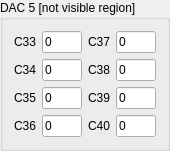
       <widget class="QGroupBox" name="groupBox_11">
        <property name="geometry">
         <rect>
          <x>175</x>
          <y>253</y>
          <width>160</width>
          <height>135</height>
         </rect>
        </property>
        <property name="maximumSize">
         <size>
          <width>170</width>
          <height>150</height>
         </size>
        </property>
        <property name="title">
         <string>DAC 5 [not visible region]</string>
        </property>
        <layout class="QGridLayout" name="gridLayout_24">
         <item row="0" column="1" colspan="2">
          <layout class="QVBoxLayout" name="verticalLayout_8">
           <item>
            <layout class="QGridLayout" name="gridLayout_25">
             <item row="1" column="0">
              <widget class="QLabel" name="label_52">
               <property name="text">
                <string>C34</string>
               </property>
              </widget>
             </item>
             <item row="2" column="0">
              <widget class="QLabel" name="label_53">
               <property name="text">
                <string>C35</string>
               </property>
              </widget>
             </item>
             <item row="3" column="0">
              <widget class="QLabel" name="label_54">
               <property name="text">
                <string>C36</string>
               </property>
              </widget>
             </item>
             <item row="0" column="1">
              <widget class="QLineEdit" name="dac05channel33">
               <property name="sizePolicy">
                <sizepolicy hsizetype="Fixed" vsizetype="Fixed">
                 <horstretch>0</horstretch>
                 <verstretch>0</verstretch>
                </sizepolicy>
               </property>
               <property name="maximumSize">
                <size>
                 <width>40</width>
                 <height>16777215</height>
                </size>
               </property>
               <property name="text">
                <string>0</string>
               </property>
              </widget>
             </item>
             <item row="1" column="1">
              <widget class="QLineEdit" name="dac05channel34">
               <property name="sizePolicy">
                <sizepolicy hsizetype="Fixed" vsizetype="Fixed">
                 <horstretch>0</horstretch>
                 <verstretch>0</verstretch>
                </sizepolicy>
               </property>
               <property name="maximumSize">
                <size>
                 <width>40</width>
                 <height>16777215</height>
                </size>
               </property>
               <property name="text">
                <string>0</string>
               </property>
              </widget>
             </item>
             <item row="2" column="1">
              <widget class="QLineEdit" name="dac05channel35">
               <property name="sizePolicy">
                <sizepolicy hsizetype="Fixed" vsizetype="Fixed">
                 <horstretch>0</horstretch>
                 <verstretch>0</verstretch>
                </sizepolicy>
               </property>
               <property name="maximumSize">
                <size>
                 <width>40</width>
                 <height>16777215</height>
                </size>
               </property>
               <property name="text">
                <string>0</string>
               </property>
              </widget>
             </item>
             <item row="3" column="1">
              <widget class="QLineEdit" name="dac05channel36">
               <property name="sizePolicy">
                <sizepolicy hsizetype="Fixed" vsizetype="Fixed">
                 <horstretch>0</horstretch>
                 <verstretch>0</verstretch>
                </sizepolicy>
               </property>
               <property name="maximumSize">
                <size>
                 <width>40</width>
                 <height>16777215</height>
                </size>
               </property>
               <property name="text">
                <string>0</string>
               </property>
              </widget>
             </item>
             <item row="0" column="2">
              <widget class="QLabel" name="label_55">
               <property name="text">
                <string>C37</string>
               </property>
              </widget>
             </item>
             <item row="1" column="2">
              <widget class="QLabel" name="label_56">
               <property name="text">
                <string>C38</string>
               </property>
              </widget>
             </item>
             <item row="2" column="2">
              <widget class="QLabel" name="label_57">
               <property name="text">
                <string>C39</string>
               </property>
              </widget>
             </item>
             <item row="3" column="2">
              <widget class="QLabel" name="label_58">
               <property name="text">
                <string>C40</string>
               </property>
              </widget>
             </item>
             <item row="0" column="3">
              <widget class="QLineEdit" name="dac05channel37">
               <property name="sizePolicy">
                <sizepolicy hsizetype="Fixed" vsizetype="Fixed">
                 <horstretch>0</horstretch>
                 <verstretch>0</verstretch>
                </sizepolicy>
               </property>
               <property name="maximumSize">
                <size>
                 <width>40</width>
                 <height>16777215</height>
                </size>
               </property>
               <property name="text">
                <string>0</string>
               </property>
              </widget>
             </item>
             <item row="1" column="3">
              <widget class="QLineEdit" name="dac05channel38">
               <property name="sizePolicy">
                <sizepolicy hsizetype="Fixed" vsizetype="Fixed">
                 <horstretch>0</horstretch>
                 <verstretch>0</verstretch>
                </sizepolicy>
               </property>
               <property name="maximumSize">
                <size>
                 <width>40</width>
                 <height>16777215</height>
                </size>
               </property>
               <property name="text">
                <string>0</string>
               </property>
              </widget>
             </item>
             <item row="2" column="3">
              <widget class="QLineEdit" name="dac05channel39">
               <property name="sizePolicy">
                <sizepolicy hsizetype="Fixed" vsizetype="Fixed">
                 <horstretch>0</horstretch>
                 <verstretch>0</verstretch>
                </sizepolicy>
               </property>
               <property name="maximumSize">
                <size>
                 <width>40</width>
                 <height>16777215</height>
                </size>
               </property>
               <property name="text">
                <string>0</string>
               </property>
              </widget>
             </item>
             <item row="3" column="3">
              <widget class="QLineEdit" name="dac05channel40">
               <property name="sizePolicy">
                <sizepolicy hsizetype="Fixed" vsizetype="Fixed">
                 <horstretch>0</horstretch>
                 <verstretch>0</verstretch>
                </sizepolicy>
               </property>
               <property name="maximumSize">
                <size>
                 <width>40</width>
                 <height>16777215</height>
                </size>
               </property>
               <property name="text">
                <string>0</string>
               </property>
              </widget>
             </item>
             <item row="0" column="0">
              <widget class="QLabel" name="label_59">
               <property name="text">
                <string>C33</string>
               </property>
              </widget>
             </item>
            </layout>
           </item>
          </layout>
         </item>
        </layout>
       </widget>
